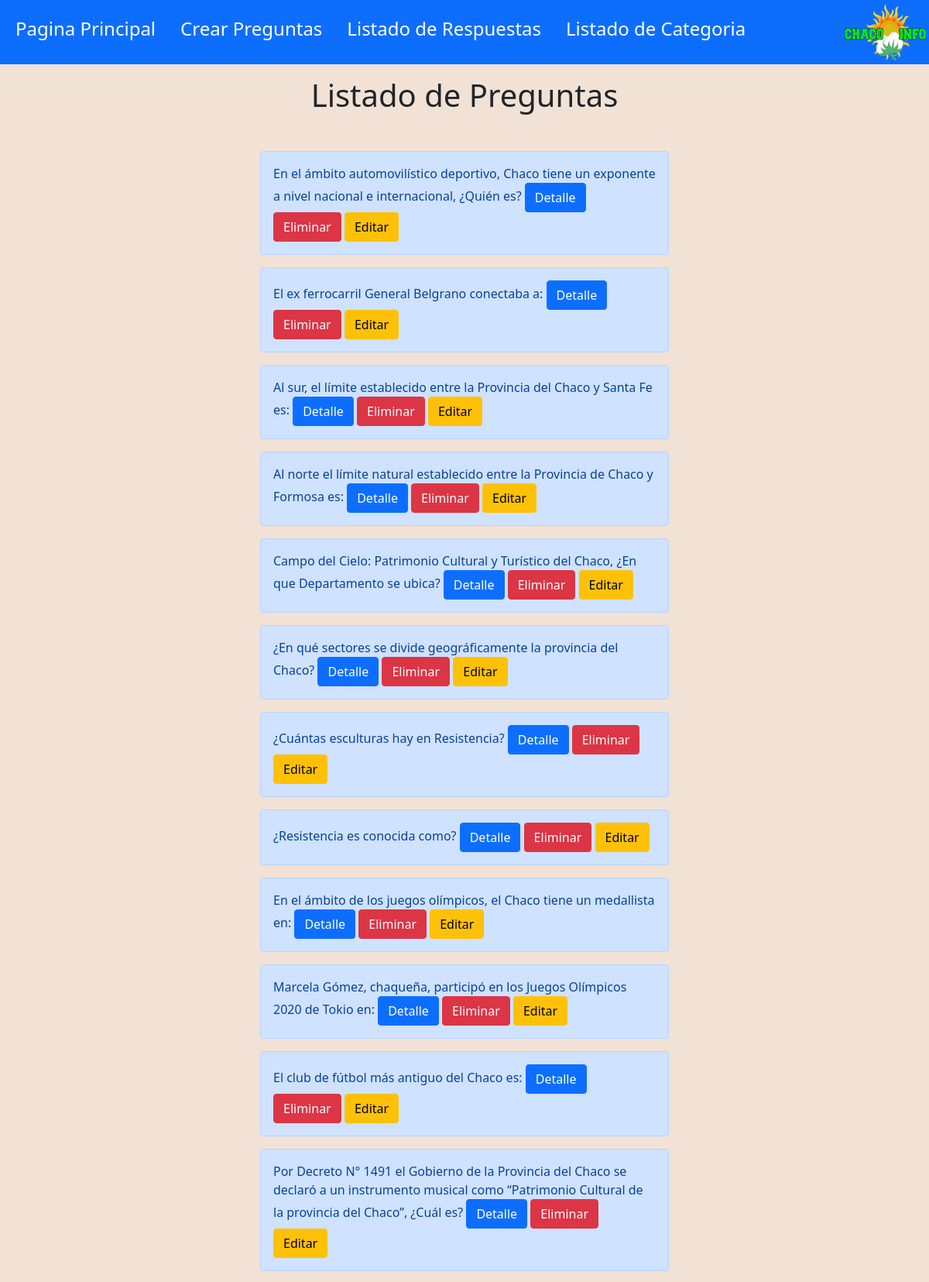
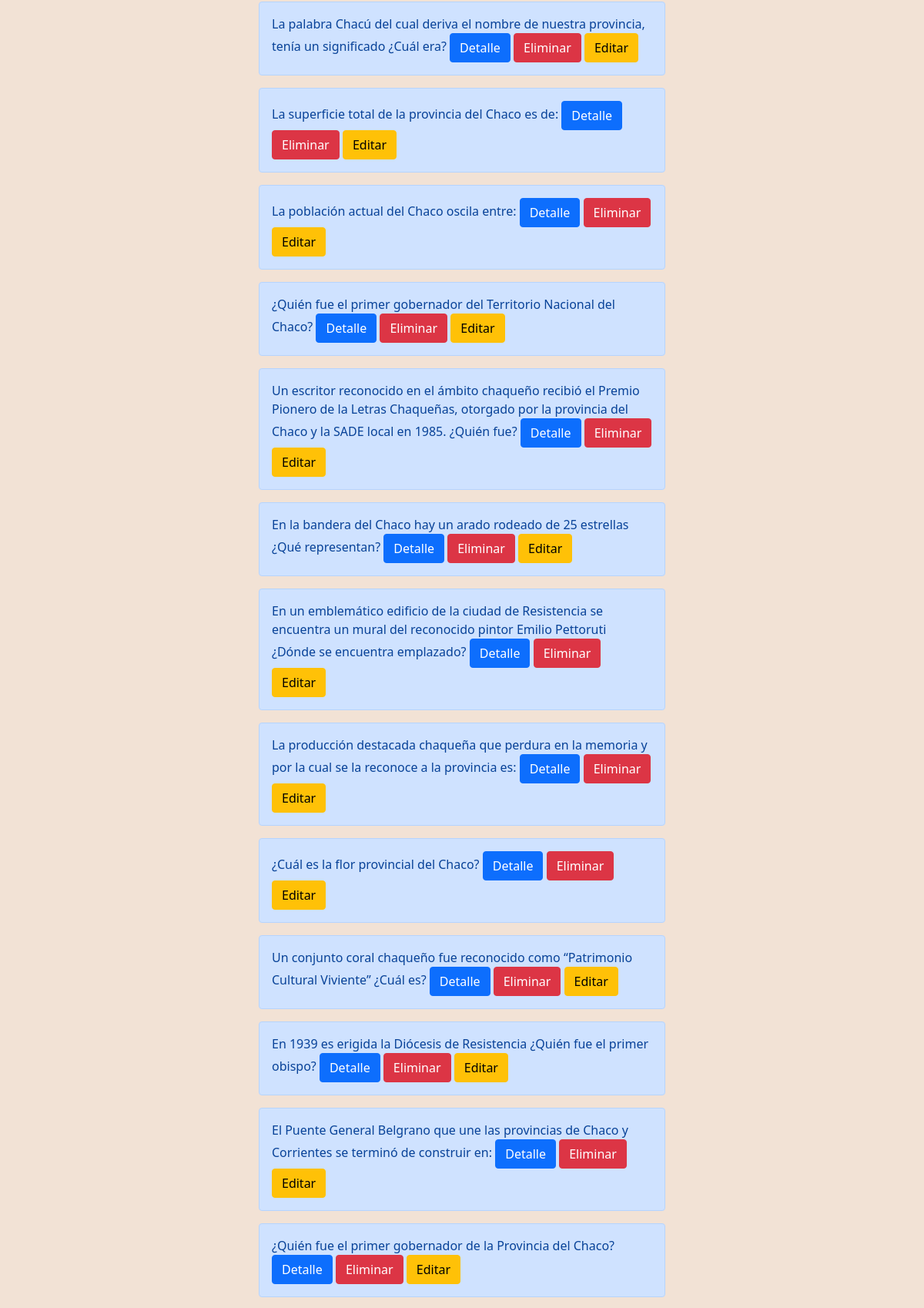
Page /juego/preguntas (signed in, upper part) on the committed database (2 pictures, top to bottom).
### juego/models.py (models this page shows)
class Pregunta(models.Model):
    autor = models.ForeignKey('auth.User', on_delete=models.CASCADE)
    pregunta= models.CharField(max_length=200)
    fecha_creacion = models.DateTimeField(auto_now_add=True)
    id_categoria = models.ForeignKey('Categoria', on_delete=models.CASCADE)
    def __str__(self):
        return self.pregunta

### juego/views.py (the view)
# urls.py: path('preguntas', views.preguntas, name="preguntas"),
@login_required(login_url='/login')
@permission_required('juedo.views_pregunta', login_url='/login')
def preguntas(request):
    preguntas= Pregunta.objects.all()
    return render(request, 'juego/preguntas.html', {"preguntas": preguntas})

### templates/juego/preguntas.html (shortened to what this page needs)
<html>
    <head>
    </head>
    <link href="https://cdn.jsdelivr.net/npm/bootstrap@5.1.0/dist/css/bootstrap.min.css" rel="stylesheet">
<body>
<nav class="navbar navbar-dark bg-primary p-1">
    <ul class="nav justify-content-end">
  <li class="nav-item">
    <a class="nav-link active text-white h4"  aria-current="page" href="/">Pagina Principal</a>
  </li>
  <li class="nav-item">
    <a class="nav-link text-white h4" href="/juego/crear">Crear Preguntas</a>
  </li>
   <li class="nav-item">
    <a class="nav-link text-white h4" href="/juego/respuestas">Listado de Respuestas</a>
  </li>
   <li class="nav-item">
    <a class="nav-link text-white h4" href="/juego/categorias">Listado de Categoria</a>
  </li>
</ul>
    <ul class="nav justify-content_end">
    <li class="nav-item" float="right">
    <img src="../static/2logochaco.png" alt="2logochaco.png" width="105" height="75" >
  </li>
</nav>
<p class="h1 m-3" align="center">Listado de Preguntas</p>
{% block body %}
    <div class="row justify-content-md-center m-5">
        <div class="mb-3 col-lg-6">
                {% for pregunta in preguntas %}
                 <div class="alert alert-primary" role="alert">
                     {{pregunta}}
                <a class="btn btn-primary" href="{% url 'juego:detalle_pregunta' pregunta.pk %}">Detalle</a>
                <a class="btn btn-danger" href="{% url 'juego:eliminar' pregunta.pk %}">Eliminar</a>
                     <a class="btn btn-warning" href="{% url 'juego:editar' pregunta.pk %}">Editar</a>
                 </div>
                {% endfor %}
        </div>
     </div>
{% endblock %}

### templates/juego/preguntas.html (style rules this page uses)
body { background-image: url(../static/trabajo.jpg); background-repeat: no-repeat; background-attachment: fixed; background-size: cover; }

### rows in the picture
Pregunta: pregunta "En el ámbito automovilístico deportivo, Chaco tiene un exponente a nivel nacional e internacional, ¿Quién es?"
Pregunta: pregunta "El ex ferrocarril General Belgrano conectaba a:"
Pregunta: pregunta "Al sur, el límite establecido entre la Provincia del Chaco y Santa Fe es:"
Pregunta: pregunta "Al norte el límite natural establecido entre la Provincia de Chaco y Formosa es:"
Pregunta: pregunta "Campo del Cielo: Patrimonio Cultural y Turístico del Chaco, ¿En que Departamento se ubica?"
Pregunta: pregunta "¿En qué sectores se divide geográficamente la provincia del Chaco?"
Pregunta: pregunta "¿Cuántas esculturas hay en Resistencia?"
Pregunta: pregunta "¿Resistencia es conocida como?"
Pregunta: pregunta "En el ámbito de los juegos olímpicos, el Chaco tiene un medallista en:"
Pregunta: pregunta "Marcela Gómez, chaqueña, participó en los Juegos Olímpicos 2020 de Tokio en:"
Pregunta: pregunta "El club de fútbol más antiguo del Chaco es:"
Pregunta: pregunta "Por Decreto N° 1491 el Gobierno de la Provincia del Chaco se declaró a un instrumento musical como “Patrimonio Cultural de la provincia del Chaco”, ¿Cuál es?"
Pregunta: pregunta "La palabra Chacú del cual deriva el nombre de nuestra provincia, tenía un significado ¿Cuál era?"
Pregunta: pregunta "La superficie total de la provincia del Chaco es de:"
Pregunta: pregunta "La población actual del Chaco oscila entre:"
Pregunta: pregunta "¿Quién fue el primer gobernador del Territorio Nacional del Chaco?"
Pregunta: pregunta "Un escritor reconocido en el ámbito chaqueño recibió el Premio Pionero de la Letras Chaqueñas, otorgado por la provincia del Chaco y la SADE local en 1985. ¿Quién fue?"
Pregunta: pregunta "En la bandera del Chaco hay un arado rodeado de 25 estrellas ¿Qué representan?"
Pregunta: pregunta "En un emblemático edificio de la ciudad de Resistencia se encuentra un mural del reconocido pintor Emilio Pettoruti ¿Dónde se encuentra emplazado?"
Pregunta: pregunta "La producción destacada chaqueña que perdura en la memoria y por la cual se la reconoce a la provincia es:"
Pregunta: pregunta "¿Cuál es la flor provincial del Chaco?"
Pregunta: pregunta "Un conjunto coral chaqueño fue reconocido como “Patrimonio Cultural Viviente” ¿Cuál es?"
Pregunta: pregunta "En 1939 es erigida la Diócesis de Resistencia ¿Quién fue el primer obispo?"
Pregunta: pregunta "El Puente General Belgrano que une las provincias de Chaco y Corrientes se terminó de construir en:"
Pregunta: pregunta "¿Quién fue el primer gobernador de la Provincia del Chaco?"
